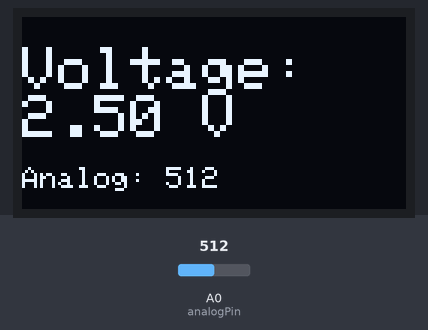
This sketch was run on a simulated Arduino Uno, built with avr-gcc and run on an emulated ATmega328P. On the bench: 128×64 one-colour display. Inputs (shaded band) come from the test bench; at power-on: A0 (analogPin) = 512.

Above: at 3.2 s.
3.3 s: A0 (analogPin) set to 716
At 5.3 s:
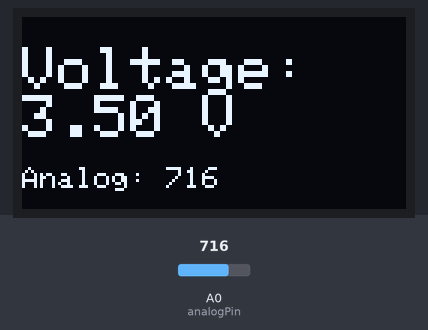
5.6 s: A0 (analogPin) set to 900
At 6.8 s:
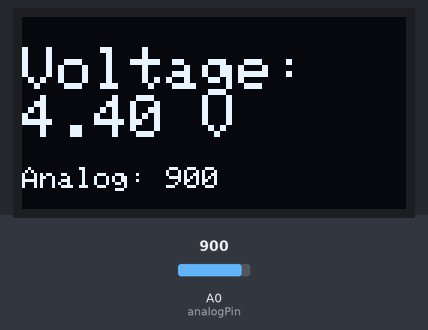
7.7 s: A0 (analogPin) set to 1023
At 9.3 s:
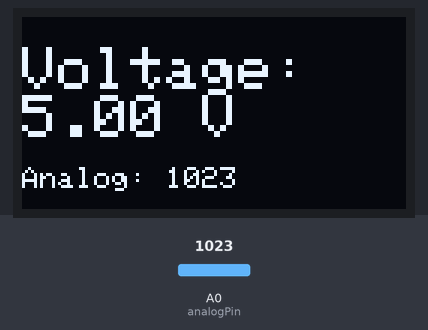
Timing chart, 0 to 10.8 s (numbered marks = the images above; inputs shaded):
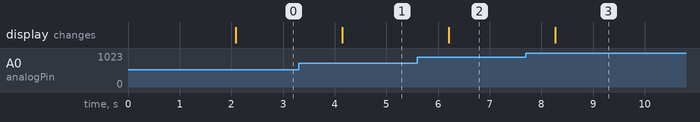

Measured:
- after the input at 3.3 s, the display: changes after 0.85 s (image 1)
- after the input at 5.6 s, the display: changes after 0.61 s (image 2)
- after the input at 7.7 s, the display: changes after 0.57 s (image 3)

The sketch:

Measuring_Voltage_Using_Arduino.ino
```cpp
/*
  Voltage Measurement with Arduino and OLED Display

  This program reads voltage using Arduino's analog input (ADC).
  The ADC measures voltages between 0V and the Arduino's operating voltage (usually 5V).
  To measure higher voltages, use a voltage divider circuit to step down the voltage
  into the 0–5V range before connecting it to the analog pin.
*/

#include <Adafruit_GFX.h>
#include <Adafruit_SSD1306.h>
#include <Wire.h>

// OLED display dimensions and setup
#define SCREEN_WIDTH 128
#define SCREEN_HEIGHT 64
#define OLED_RESET    -1  // No reset pin used

// Create display object
Adafruit_SSD1306 display(SCREEN_WIDTH, SCREEN_HEIGHT, &Wire, OLED_RESET);

// Analog input pin
const int analogPin = A0;

void setup() {
  Serial.begin(9600); // Start serial monitor

  // Initialize the OLED display with I2C address 0x3C
  if (!display.begin(SSD1306_SWITCHCAPVCC, 0x3C)) {
    Serial.println(F("SSD1306 initialization failed"));
    while (true); // Halt execution if display fails
  }

  // Show welcome message
  display.clearDisplay();
  display.setTextSize(1);                // Small text
  display.setTextColor(SSD1306_WHITE);   // White color text
  display.setCursor(0, 0);               // Top-left corner
  display.println("TechsPassion");
  display.display();
  delay(2000);
}

void loop() {
  // Read analog input and convert to voltage - Read analog value (0 to 1023)
  int rawValue = analogRead(analogPin);
  // Convert to voltage (0V to 5V)
  float voltage = rawValue * (5.0 / 1023.0);

  // Clear screen and display voltage
  display.clearDisplay();

  display.setTextSize(2);                // Large text for voltage
  display.setCursor(0, 10);
  display.println("Voltage:");
  display.print(voltage, 2);             // Print with 2 decimal places
  display.println(" V");

  // Display raw analog reading
  display.setTextSize(1);
  display.setCursor(0, 50);
  display.print("Analog: ");
  display.println(rawValue);

  display.display();                     // Push buffer to screen
  delay(1000);                           // Wait 1 second
}
```
